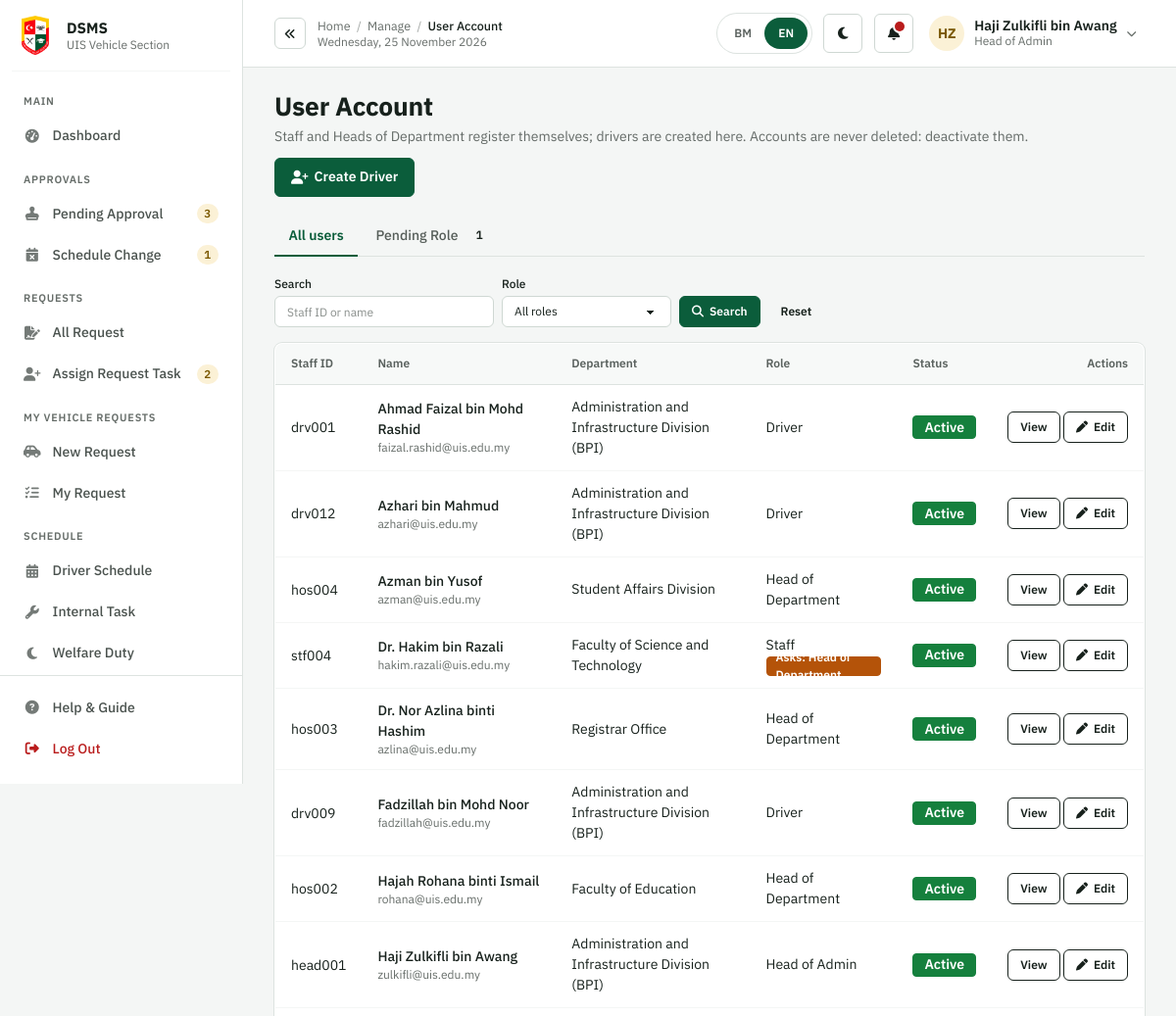
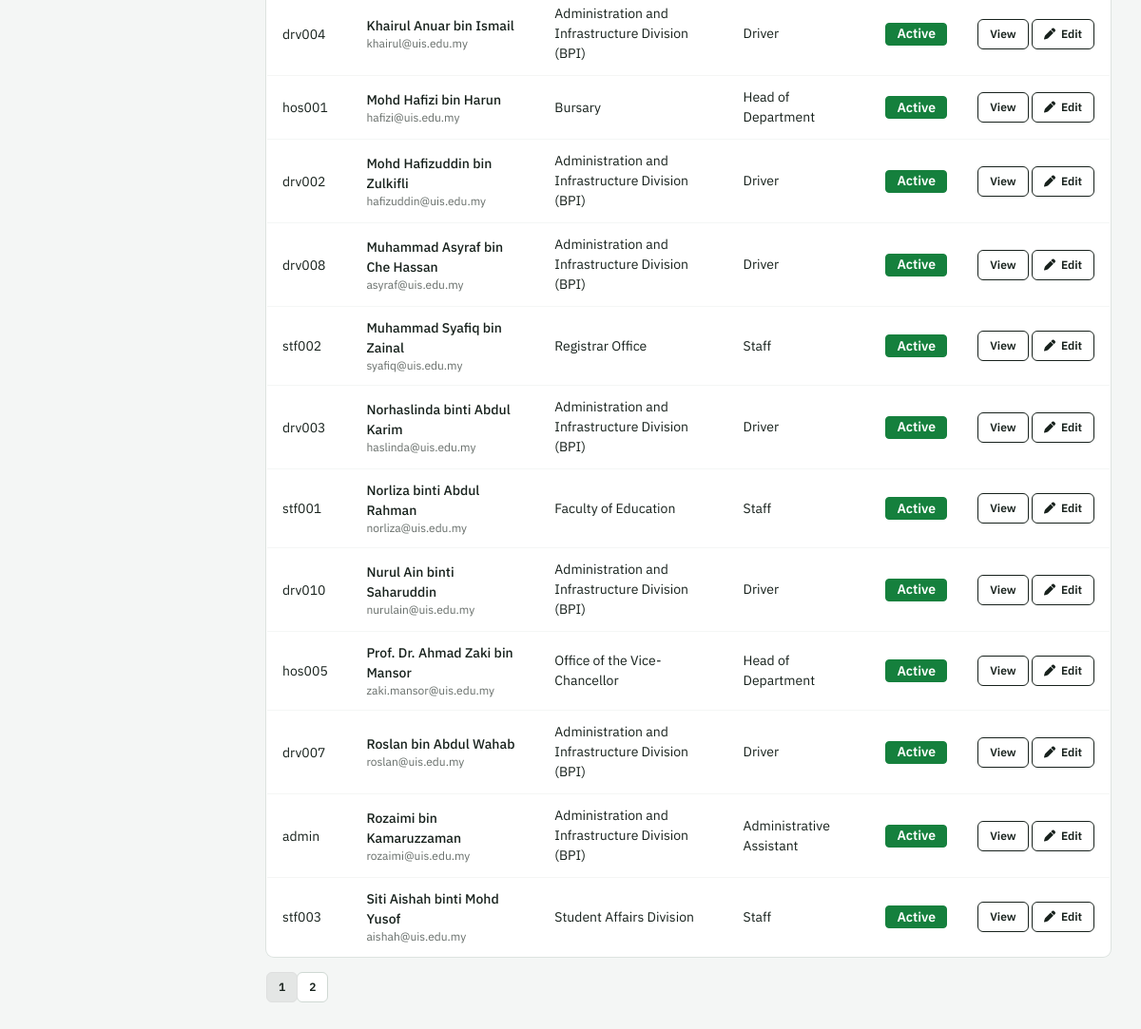
Screenshot of /admin/users.php (signed in) with the database file from the repository (2 pictures, top to bottom).
### tables this page shows
CREATE TABLE `user` (
  `user_id` INT NOT NULL AUTO_INCREMENT,
  `staff_id` VARCHAR(20) NOT NULL,
  `name` VARCHAR(150) NOT NULL,
  `email` VARCHAR(150) NOT NULL COMMENT 'must end with the UIS email domain',
  `phone_no` VARCHAR(20) NOT NULL,
  `address` VARCHAR(255) DEFAULT NULL,
  `password_hash` VARCHAR(255) NOT NULL COMMENT 'bcrypt',
  `department_id` INT NOT NULL,
  `role` ENUM('Staff','Head of Department','Administrative Assistant','Head of Admin','Driver') NOT NULL DEFAULT 'Staff',
  `pending_role` ENUM('Head of Department') DEFAULT NULL COMMENT 'Head of Department role waiting for confirmation',
  `failed_attempts` TINYINT NOT NULL DEFAULT 0,
  `locked_until` DATETIME DEFAULT NULL,
  `status` ENUM('Active','Inactive') NOT NULL DEFAULT 'Active',
  `created_at` DATETIME NOT NULL DEFAULT CURRENT_TIMESTAMP,
  PRIMARY KEY (`user_id`),
  UNIQUE KEY `uq_user_staff_id` (`staff_id`),
  UNIQUE KEY `uq_user_email` (`email`),
  KEY `idx_user_department` (`department_id`,`role`,`status`),
  CONSTRAINT `fk_user_department` FOREIGN KEY (`department_id`) REFERENCES `department` (`department_id`)
);

CREATE TABLE `department` (
  `department_id` INT NOT NULL AUTO_INCREMENT,
  `department_name` VARCHAR(150) NOT NULL,
  `parent_department_id` INT DEFAULT NULL COMMENT 'the department this department reports to; empty for top management',
  `status` ENUM('Active','Inactive') NOT NULL DEFAULT 'Active',
  PRIMARY KEY (`department_id`),
  UNIQUE KEY `uq_department_name` (`department_name`),
  KEY `idx_department_parent` (`parent_department_id`),
  CONSTRAINT `fk_department_parent` FOREIGN KEY (`parent_department_id`) REFERENCES `department` (`department_id`)
);

### admin/users.php (the view, shortened to what the rows shown need)
<?php
require_once '../config/database.php';
require_once '../includes/ui.php';
$ac = new AccountController();
$tab = ($_GET['tab'] ?? '') === 'pending' ? 'pending' : 'all';
$q = trim((string)($_GET['q'] ?? ''));
$role = in_array($_GET['role'] ?? '', User::ROLES, true) ? $_GET['role'] : '';
$page = max(1, (int)($_GET['page'] ?? 1));
$filter = ['q' => $q, 'role' => $role, 'pending' => $tab === 'pending'];
$list = $ac->listAccounts($filter + ['limit' => 20, 'offset' => ($page - 1) * 20]);
$rows = $list['rows'];
adminPageStart('User Account');
pageHeader('User Account', 'users', 'Staff and Heads of Department register themselves; drivers are created here. Accounts are never deleted: deactivate them.', '<a class="btn btn-primary" href="add_driver.php"><i class="fas fa-user-plus"></i>Create Driver</a>');
?>
<div class="card border border-base-300 bg-base-100"><div class="overflow-x-auto"><table class="table [&_tbody_tr:hover]:bg-base-200/60">
<thead><tr><th>Staff ID</th><th>Name</th><th>Department</th><th>Role</th><th>Status</th><th class="text-end">Actions</th></tr></thead><tbody>
<?php foreach ($rows as $u): $uid = (int)$u['user_id']; ?>
<tr>
    <td class="font-mono text-sm"><?= h($u['staff_id']) ?></td>
    <td><a class="link-hover font-medium" href="view_user.php?id=<?= $uid ?>"><?= h($u['name']) ?></a><div class="text-xs text-base-content/60"><?= h($u['email']) ?></div></td>
    <td><?= h($u['department_name']) ?></td>
    <td><?= h($u['role']) ?><?php if ($u['pending_role']): ?><div><span class="badge badge-warning badge-sm">Asks: Head of Department</span></div><?php endif; ?></td>
    <td><?= userStatusBadge($u['status']) ?></td>
    <td class="text-end whitespace-nowrap">
        <?php if ($tab === 'pending'): ?>
            <form method="post" class="inline-flex gap-1"><input type="hidden" name="user_id" value="<?= $uid ?>">
                <button class="btn btn-sm btn-success" name="action" value="confirm_role" type="submit" data-confirm="<?= h($u['name']) ?> becomes the Head of Department of <?= h($u['department_name']) ?> and can approve its requests." data-confirm-title="Confirm the role?" data-confirm-button="Confirm"><i class="fas fa-check"></i>Confirm</button>
                <button class="btn btn-sm btn-outline btn-error" name="action" value="reject_role" type="submit" data-confirm="The user stays as Staff." data-confirm-title="Reject the role?" data-confirm-button="Reject" data-confirm-tone="danger"><i class="fas fa-xmark"></i>Reject</button></form>
        <?php else: ?>
            <a class="btn btn-sm btn-outline" href="view_user.php?id=<?= $uid ?>">View</a>
            <a class="btn btn-sm btn-outline" href="edit_user.php?id=<?= $uid ?>"><i class="fas fa-pen"></i><span class="hidden md:inline">Edit</span></a>
        <?php endif; ?>
    </td>
</tr>
<?php endforeach; ?>
</tbody></table></div></div>

### includes/ui.php (shortened to what the rows shown need)
<?php
require_once __DIR__ . '/admin_page.php';
function pageHeader(string $title, string $icon, string $sub = '', string $actions = ''): void
{
    echo '<div class="mb-5 flex flex-wrap items-end justify-between gap-3"><div><h1 class="text-2xl font-extrabold tracking-tight"><i class="fas fa-' . h($icon) . ' me-2 text-[0.8em] text-primary" aria-hidden="true"></i>'
       . h($title) . '</h1>' . ($sub !== '' ? '<p class="mt-1 text-sm text-base-content/65">' . h($sub) . '</p>' : '') . '</div>'
       . ($actions !== '' ? '<div class="flex flex-wrap gap-2">' . $actions . '</div>' : '') . '</div>';
}
function badge(string $text, string $cls): string
{
    return '<span class="badge ' . $cls . ' whitespace-nowrap">' . h($text) . '</span>';
}
function userStatusBadge(string $s): string
{
    return badge($s, $s === 'Active' ? 'badge-success' : 'border-0 bg-slate-500 text-white');
}

### rows the page displays
user: staff "drv001", name "Ahmad Faizal bin Mohd Rashid", email "faizal.rashid@uis.edu.my", department.department_name "Administration and Infrastructure Division (BPI)", role "Driver", status "Active"
user: staff "drv012", name "Azhari bin Mahmud", email "azhari@uis.edu.my", department.department_name "Administration and Infrastructure Division (BPI)", role "Driver", status "Active"
user: staff "hos004", name "Azman bin Yusof", email "azman@uis.edu.my", department.department_name "Student Affairs Division", role "Head of Department", status "Active"
user: staff "stf004", name "Dr. Hakim bin Razali", email "hakim.razali@uis.edu.my", department.department_name "Faculty of Science and Technology", role "Staff", status "Active"
user: staff "hos003", name "Dr. Nor Azlina binti Hashim", email "azlina@uis.edu.my", department.department_name "Registrar Office", role "Head of Department", status "Active"
user: staff "drv009", name "Fadzillah bin Mohd Noor", email "fadzillah@uis.edu.my", department.department_name "Administration and Infrastructure Division (BPI)", role "Driver", status "Active"
user: staff "hos002", name "Hajah Rohana binti Ismail", email "rohana@uis.edu.my", department.department_name "Faculty of Education", role "Head of Department", status "Active"
user: staff "head001", name "Haji Zulkifli bin Awang", email "zulkifli@uis.edu.my", department.department_name "Administration and Infrastructure Division (BPI)", role "Head of Admin", status "Active"
user: staff "drv004", name "Khairul Anuar bin Ismail", email "khairul@uis.edu.my", department.department_name "Administration and Infrastructure Division (BPI)", role "Driver", status "Active"
user: staff "hos001", name "Mohd Hafizi bin Harun", email "hafizi@uis.edu.my", department.department_name "Bursary", role "Head of Department", status "Active"
user: staff "drv002", name "Mohd Hafizuddin bin Zulkifli", email "hafizuddin@uis.edu.my", department.department_name "Administration and Infrastructure Division (BPI)", role "Driver", status "Active"
user: staff "drv008", name "Muhammad Asyraf bin Che Hassan", email "asyraf@uis.edu.my", department.department_name "Administration and Infrastructure Division (BPI)", role "Driver", status "Active"
user: staff "stf002", name "Muhammad Syafiq bin Zainal", email "syafiq@uis.edu.my", department.department_name "Registrar Office", role "Staff", status "Active"
user: staff "drv003", name "Norhaslinda binti Abdul Karim", email "haslinda@uis.edu.my", department.department_name "Administration and Infrastructure Division (BPI)", role "Driver", status "Active"
user: staff "stf001", name "Norliza binti Abdul Rahman", email "norliza@uis.edu.my", department.department_name "Faculty of Education", role "Staff", status "Active"
user: staff "drv010", name "Nurul Ain binti Saharuddin", email "nurulain@uis.edu.my", department.department_name "Administration and Infrastructure Division (BPI)", role "Driver", status "Active"
user: staff "hos005", name "Prof. Dr. Ahmad Zaki bin Mansor", email "zaki.mansor@uis.edu.my", department.department_name "Office of the Vice-Chancellor", role "Head of Department", status "Active"
user: staff "drv007", name "Roslan bin Abdul Wahab", email "roslan@uis.edu.my", department.department_name "Administration and Infrastructure Division (BPI)", role "Driver", status "Active"
user: staff "admin", name "Rozaimi bin Kamaruzzaman", email "rozaimi@uis.edu.my", department.department_name "Administration and Infrastructure Division (BPI)", role "Administrative Assistant", status "Active"
user: staff "stf003", name "Siti Aishah binti Mohd Yusof", email "aishah@uis.edu.my", department.department_name "Student Affairs Division", role "Staff", status "Active"

### other values shown
$_section "MAIN"
$_label "Dashboard"
$_section "APPROVALS"
$_label "Pending Approval"
$_badge[$_bk] "3"
$_label "Schedule Change"
$_badge[$_bk] "1"
$_section "REQUESTS"
$_label "All Request"
$_label "Assign Request Task"
$_badge[$_bk] "2"
$_section "MY VEHICLE REQUESTS"
$_label "New Request"
$_label "My Request"
$_section "SCHEDULE"
